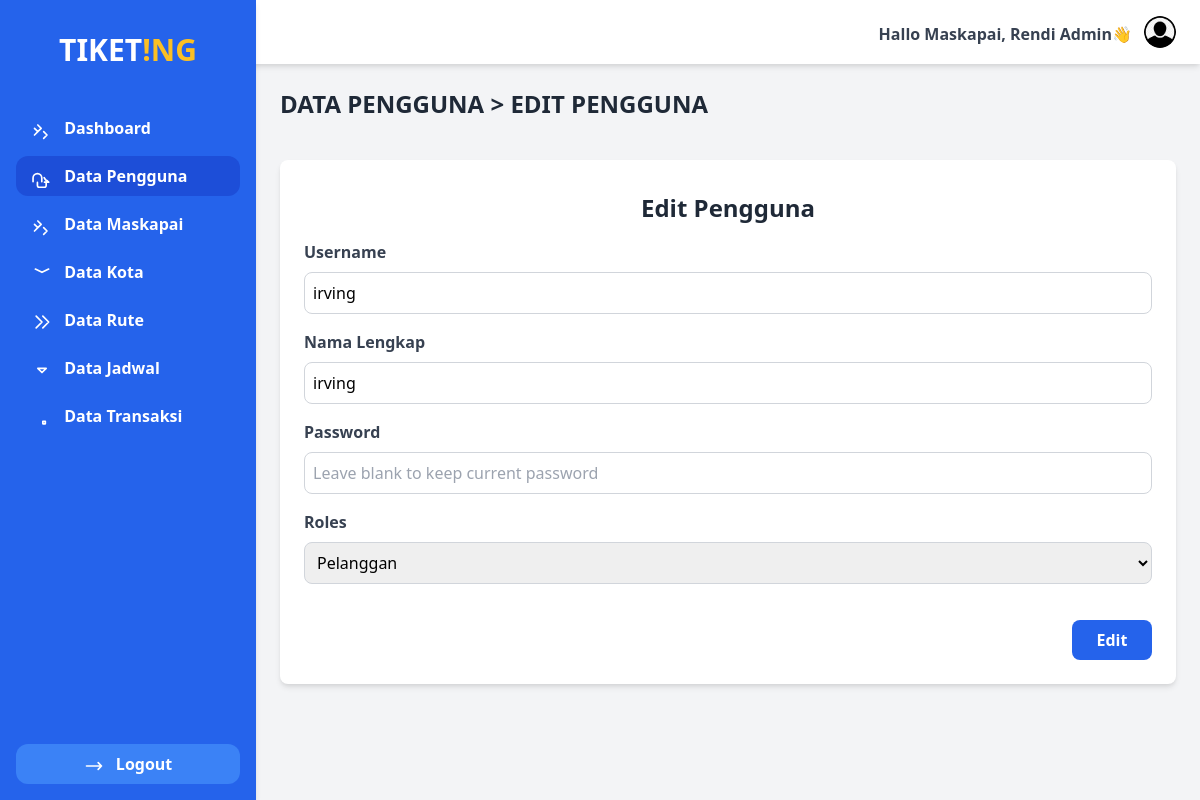
The page /maskapai/pengguna/edit.php?id=22 (signed in) on the database its author committed.
### tables this page shows
CREATE TABLE `user` (
  `id_user` int NOT NULL,
  `username` varchar(100) NOT NULL,
  `nama_lengkap` varchar(100) NOT NULL,
  `password` varchar(255) NOT NULL,
  `roles` enum('Admin','Maskapai','Pelanggan') NOT NULL
);

### maskapai/pengguna/functions.php (called while the page is built, shortened)
<?php
require '../../koneksi.php';
function query($query){
    global $conn;
    $rows = [];
    $result = mysqli_query($conn, $query);
    while($row = mysqli_fetch_assoc($result)){
        $rows[] = $row;
    }
    return $rows;
}

### maskapai/pengguna/edit.php (the view, shortened to what this page needs)
<?php
$id = $_GET["id"];
$pengguna = query("SELECT * FROM user WHERE id_user = $id")[0];
?>
<!DOCTYPE html>
<html lang="en">
<head>
    <link href="https://cdn.jsdelivr.net/npm/tailwindcss@2.2.19/dist/tailwind.min.css" rel="stylesheet">
</head>
<body class="flex bg-gray-100">
    <?php require '../../layouts/sidebarmaskapai.php'; ?>
    <div class="flex-1 mt-16 p-6">
    <h1 class="text-2xl font-bold text-gray-800 mb-10"><span><a href="index.php">DATA PENGGUNA</a></span> > EDIT PENGGUNA</h1>
    <form action="" method="POST" class="mt-6 bg-white p-6 rounded-lg shadow-md">
            <h1 class="text-2xl mt-2 font-bold text-gray-800 mb-4 text-center">Edit Pengguna</h1>
            <div class="mb-4">
                <label for="username" class="block text-gray-700 font-semibold mb-2">Username</label>
                <input type="text" name="username" id="username" class="form-control w-full p-2 border border-gray-300 rounded-lg focus:outline-none focus:ring-2 focus:ring-blue-500" value="<?= $pengguna["username"]; ?>" required>
            </div>
            <div class="mb-4">
                <label for="nama_lengkap" class="block text-gray-700 font-semibold mb-2">Nama Lengkap</label>
                <input type="text" name="nama_lengkap" id="nama_lengkap" class="form-control w-full p-2 border border-gray-300 rounded-lg focus:outline-none focus:ring-2 focus:ring-blue-500" value="<?= $pengguna["nama_lengkap"]; ?>" required>
            </div>
            <div class="mb-4">
                <label for="password" class="block text-gray-700 font-semibold mb-2">Password</label>
                <input type="password" name="password" id="password" class="form-control w-full p-2 border border-gray-300 rounded-lg focus:outline-none focus:ring-2 focus:ring-blue-500" placeholder="Leave blank to keep current password">
            </div>
            <div class="mb-4">
                <label for="roles" class="block text-gray-700 font-semibold mb-2">Roles</label>
                <select name="roles" id="roles" class="form-control w-full p-2 border border-gray-300 rounded-lg focus:outline-none focus:ring-2 focus:ring-blue-500">
                    <option value="<?= $pengguna["roles"]; ?>"><?= $pengguna["roles"]; ?></option>
                </select>
            </div>
            <div class="flex justify-end">
            <button type="submit" name="edit" class="mt-5 w-20 py-2 bg-blue-600 text-white font-semibold rounded-lg hover:bg-blue-700 focus:outline-none focus:ring-2 focus:ring-blue-500">Edit</button>
        </div>
        </form>
    </div>
</body>
</html>

### rows shown on the page
user: username "irving", nama_lengkap "irving", roles "Pelanggan"

### other values the page prints
$_SESSION["nama_lengkap"] "Rendi Admin"
